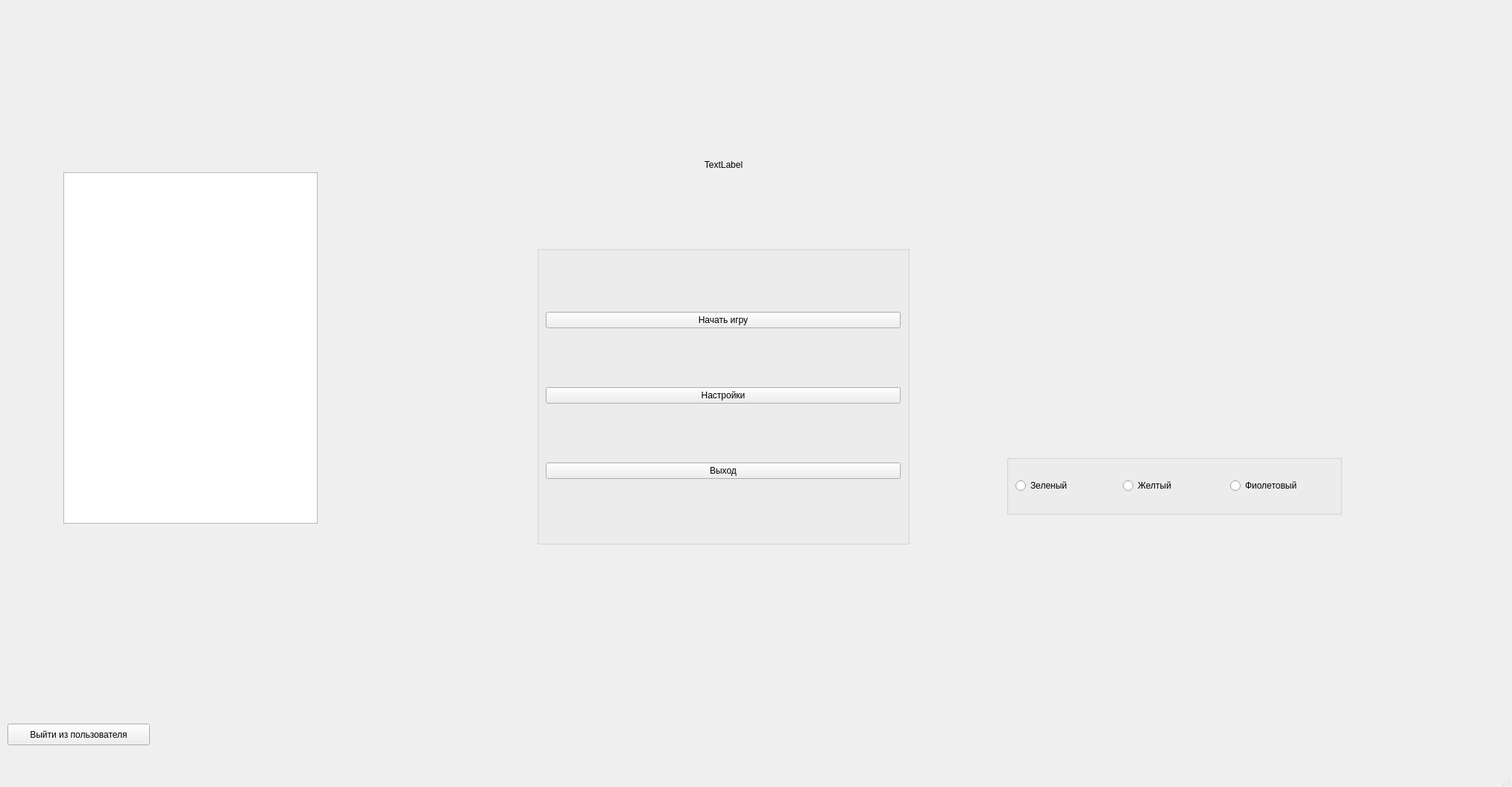
<?xml version="1.0" encoding="UTF-8"?>
<ui version="4.0">
 <class>MainWindow</class>
 <widget class="QMainWindow" name="MainWindow">
  <property name="geometry">
   <rect>
    <x>0</x>
    <y>0</y>
    <width>2028</width>
    <height>1055</height>
   </rect>
  </property>
  <property name="windowTitle">
   <string>MainWindow</string>
  </property>
  <widget class="QWidget" name="centralwidget">
   <widget class="QGroupBox" name="groupBox">
    <property name="geometry">
     <rect>
      <x>720</x>
      <y>330</y>
      <width>500</width>
      <height>400</height>
     </rect>
    </property>
    <property name="title">
     <string/>
    </property>
    <layout class="QVBoxLayout" name="verticalLayout">
     <item>
      <widget class="QPushButton" name="startButton">
       <property name="layoutDirection">
        <enum>Qt::LeftToRight</enum>
       </property>
       <property name="text">
        <string>Начать игру</string>
       </property>
      </widget>
     </item>
     <item>
      <widget class="QPushButton" name="settingsButton">
       <property name="text">
        <string>Настройки</string>
       </property>
      </widget>
     </item>
     <item>
      <widget class="QPushButton" name="closeButton">
       <property name="text">
        <string>Выход</string>
       </property>
      </widget>
     </item>
    </layout>
   </widget>
   <widget class="QGroupBox" name="groupBox_2">
    <property name="geometry">
     <rect>
      <x>1350</x>
      <y>610</y>
      <width>450</width>
      <height>80</height>
     </rect>
    </property>
    <property name="title">
     <string/>
    </property>
    <layout class="QHBoxLayout" name="horizontalLayout">
     <item>
      <widget class="QRadioButton" name="greenButton">
       <property name="text">
        <string>Зеленый</string>
       </property>
      </widget>
     </item>
     <item>
      <widget class="QRadioButton" name="yellowButton">
       <property name="text">
        <string>Желтый</string>
       </property>
      </widget>
     </item>
     <item>
      <widget class="QRadioButton" name="purpleButton">
       <property name="text">
        <string>Фиолетовый</string>
       </property>
      </widget>
     </item>
    </layout>
   </widget>
   <widget class="QLabel" name="label">
    <property name="geometry">
     <rect>
      <x>740</x>
      <y>160</y>
      <width>461</width>
      <height>121</height>
     </rect>
    </property>
    <property name="text">
     <string>TextLabel</string>
    </property>
    <property name="alignment">
     <set>Qt::AlignCenter</set>
    </property>
   </widget>
   <widget class="QTableView" name="tableView">
    <property name="geometry">
     <rect>
      <x>85</x>
      <y>231</y>
      <width>341</width>
      <height>471</height>
     </rect>
    </property>
   </widget>
   <widget class="QPushButton" name="switchUser">
    <property name="geometry">
     <rect>
      <x>10</x>
      <y>970</y>
      <width>191</width>
      <height>29</height>
     </rect>
    </property>
    <property name="text">
     <string>Выйти из пользователя</string>
    </property>
   </widget>
  </widget>
  <widget class="QMenuBar" name="menubar">
   <property name="geometry">
    <rect>
     <x>0</x>
     <y>0</y>
     <width>2028</width>
     <height>26</height>
    </rect>
   </property>
  </widget>
  <widget class="QStatusBar" name="statusbar"/>
 </widget>
 <resources/>
 <connections/>
</ui>
